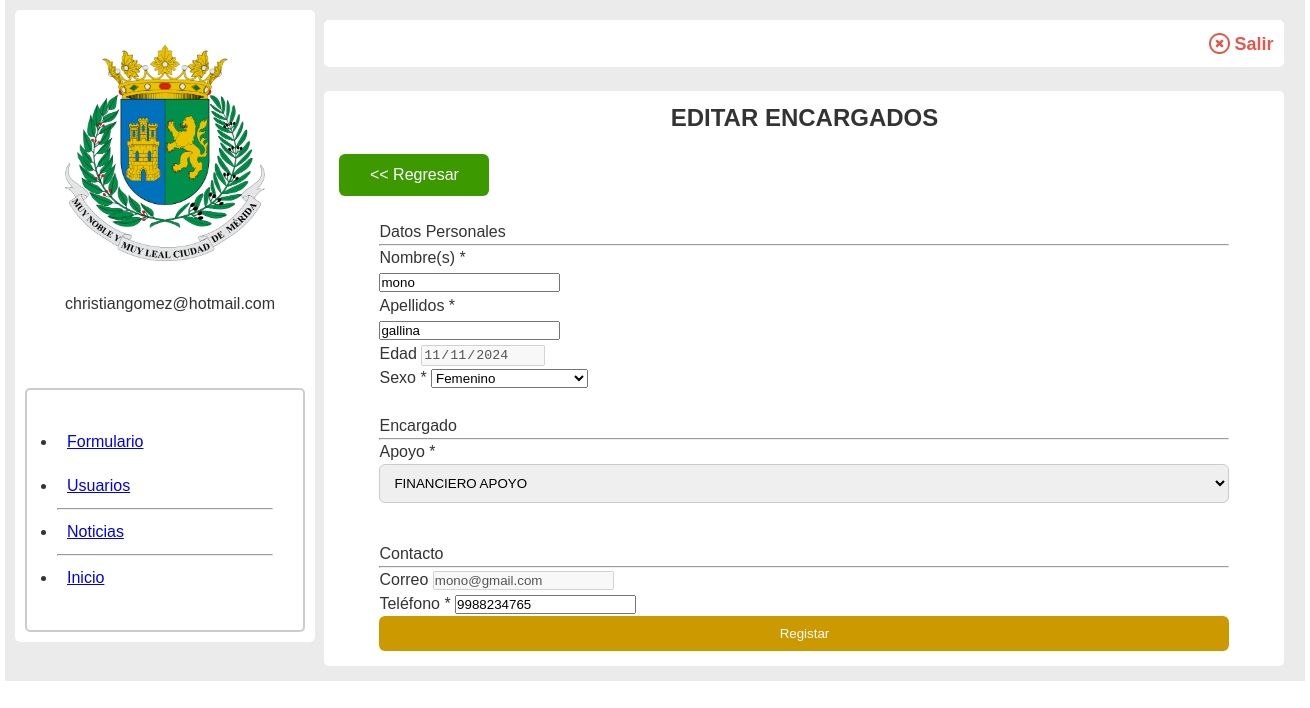
The app's page /editar_encargados.php?id_encargados=1 (signed in) with its own data.
### tables this page shows
CREATE TABLE `crear_encargados` (
  `id_encargados` int(11) NOT NULL,
  `nombres` varchar(100) DEFAULT NULL,
  `apellidos` varchar(100) DEFAULT NULL,
  `id_apoyos` int(11) NOT NULL,
  `correo` varchar(80) DEFAULT NULL,
  `numero_tel` varchar(10) DEFAULT NULL,
  `edad` date DEFAULT NULL,
  `sexo` varchar(25) DEFAULT NULL
);

### editar_encargados.php (the view, shortened to what this page needs)
<!DOCTYPE html>
<html lang="en">
<head>
  <link rel="stylesheet" href="estilos.css">
</head>
<body>
  <div class="cont_padre_panel ancho">
    <?php
    include "menudashboard.php";
    ?>
   <?php
        require "conexion.php";
        $id_encargados = $_GET['id_encargados'];
        $verusuario = "SELECT ce.*, ca.nombre_programa
                       FROM crear_encargados ce
                       INNER JOIN crear_apoyos ca ON ce.id_apoyos = ca.id_apoyos
                       WHERE ce.id_encargados = '$id_encargados'";
        $resultado = mysqli_query($conectar, $verusuario);
        $fila = mysqli_fetch_assoc($resultado);
        ?>
    <div class="cont_panel_derecho">
      <div class="cont_panel_derecho_hijo1">
        <div class="elemento_salir">
          <img src="imagenes/cancelar.png" class="img_cancelar" >
          <a href="salir.php" class="salir">Salir</a>
        </div>
      </div>
      <br>
      <div class="cont_panel_derecho_hijo2">
        <h2 class="titulo_panel"> EDITAR ENCARGADOS</h2>
        <br>
        <a href="encargados_admin.php" class="btn_rojo2"><< Regresar</a>
        <br><br>
        <form action="guardar_encargados_editar.php" method="post" class="form_crear_usuario" enctype="multipart/form-data">
        <div class="centro">
                    <label class="titulo1">Datos Personales</label>
                </div>
                <hr class="corte">
                <div class="datos">
                    <div class="nombre">
                        <label for="">Nombre(s) <span class="requerido">*</span></label> <br>
                        <input type="text" name="nombres" class="elemento_inp1" placeholder="Nombre(s)" required value="<?php echo $fila['nombres'];?>">
                    </div>
                    <div class="nombre">
                        <label for="">Apellidos <span class="requerido">*</span></label> <br>
                        <input type="text" name="apellidos" class="elemento_inp1" placeholder="Apellidos" required value="<?php echo $fila['apellidos'];?>">
                    </div>
                </div>
                <div class="datos">
                    <div class="nombre">
                        <label for="">Edad <span class="requerido"></span></label>
                        <input type="date" name="edad" class="elemento_inp1" require disabled value="<?php echo $fila['edad'];?>">
                    </div>
                    <div class="nombre">
                    <label for="">Sexo <span class="requerido">*</span></label>
                    <select name="sexo" class="elemento_inp1" required>
                        <option value="Femenino" <?php echo ($fila['sexo'] == 'Femenino') ? 'selected' : ''; ?>>Femenino</option>
                    </select>
                </div>
                </div>
                <br>
                <div class="centro">
                    <label class="titulo1">Encargado</label>
                    <hr class="corte">
                </div>
                <label>Apoyo <span class="requerido">*</span></label>
                <select name="id_apoyos" class="elemento_inp2" required>
                    <?php
                    $verApoyos = "SELECT id_apoyos, nombre_programa FROM crear_apoyos";
                    $resultado_apoyos = mysqli_query($conectar, $verApoyos);
                    if ($resultado_apoyos) {
                        while ($fila_apoyo = mysqli_fetch_array($resultado_apoyos)) {
                            $selected = ($fila['id_apoyos'] == $fila_apoyo['id_apoyos']) ? 'selected' : '';
                            echo "<option value='" . $fila_apoyo['id_apoyos'] . "' $selected>" . $fila_apoyo['nombre_programa'] . "</option>";
                        }
                    } else {
                        echo "<option value=''>Error al cargar apoyos</option>";
                    }
                    ?>
                </select>
                <br><br>
                <div class="centro">
                    <label class="titulo1">Contacto</label>
                    <hr class="corte">
                </div>
                <div class="datos">
                    <div class="nombre">
                        <label for="">Correo <span class="requerido"></span></label>
                        <input type="email" name="correo" class="elemento_inp1" placeholder="Ejemplo@dominio" disabled required value="<?php echo $fila['correo'];?>">
                    </div>
                    <div class="nombre">
                        <label for="">Teléfono <span class="requerido">*</span></label>
                        <input type="tel" name="numero_tel" class="elemento_inp1" placeholder="Ejemplo (999 999 9999)" required value="<?php echo $fila['numero_tel'];?>">
                    </div>
                </div>
          <button class="btn_amarillo2">Registar</button>
       </form>
      </div>
    </div>
  </div>
</body>
</html>

### estilos.css (style rules this page uses)
* { box-sizing: border-box; margin: 0; padding: 0; }
body { font-family: Arial, Helvetica, sans-serif; height: 100vh; font-size: 16px; line-height: 24px; color: #333; }
:root { --color1: #001dbe; --color2: #bebebe; }
.ancho { width: 1300px; margin: auto; }
.elemento_inp2 { padding: 10px; width: 850px; margin-bottom: 15px; border-radius: 6px; border: 0; border: 1px #ccc solid; }
.btn_rojo2 { width: 150px; padding: 9px 15px; background-color: #3d9900; color: white; border: 0; border-radius: 6px; text-decoration: none; display: inline-block; text-align: center; }
.btn_amarillo2 { width: 850px; padding: 10px 10px; background-color: #CC9900; color: white; text-align: center ; border: 0; border-radius: 6px; margin: auto; text-decoration: none; display: inline-block; margin: auto; }
.cont_padre_panel { padding: 10px; background-color: #ebebeb; }
.cont_panel_derecho { width: 960px; display: inline-block; vertical-align: top; padding: 5px; }
.cont_panel_derecho_hijo1 { padding: 10px; text-align: right; border-radius: 5px; margin-top: 5px; background-color: white; width: 960px; }
.cont_panel_derecho_hijo2 { background-color: white; border-radius: 5px; padding: 15px; width: 960px; }
.titulo_panel { text-align: center; }
.form_crear_usuario { width: 850px; margin: auto; }
.elemento_salir { padding: 1px; }
.salir { display: inline-block; text-decoration: none; color: #e3574d; font-size: 18px; font-weight: bold; vertical-align: middle; }
.img_cancelar { width: 21px; display: inline-block; vertical-align: middle; }

### records on screen
crear_encargados: nombres "mono", apellidos "gallina", edad "11/11/2024", sexo "Femenino", correo "mono@gmail.com", numero_tel "9988234765"

### other values on screen
$usuario "christiangomez@hotmail.com"
form field id_apoyos "FINANCIERO APOYO"
